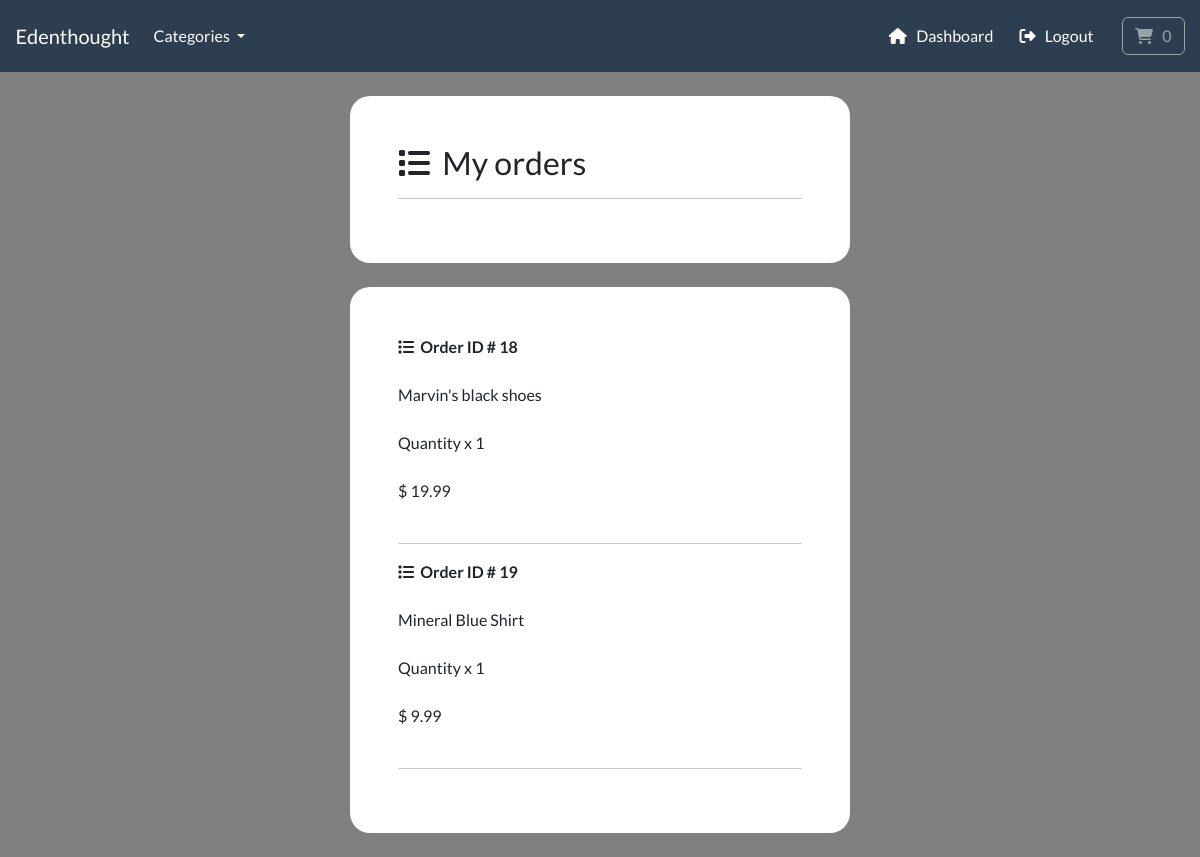
/account/track-orders (signed in), run on the app's committed database.
### payment/models.py (models this page shows, shortened)
class OrderItem(models.Model):
    order           = models.ForeignKey(Order, on_delete=models.CASCADE, null=True)
    product         = models.ForeignKey(Product, on_delete=models.CASCADE, null=True)
    quantity        = models.PositiveBigIntegerField(default=1)
    price           = models.DecimalField(max_digits=8, decimal_places=2)
    user            = models.ForeignKey(User, on_delete=models.CASCADE, null=True, blank=True)

### store/models.py (models this page shows, shortened)
class Product(models.Model):
    category        = models.ForeignKey(Category, related_name="product", on_delete=models.CASCADE, null=True)
    title           = models.CharField(max_length=250)
    brand           = models.CharField(max_length=250, default="un-branded")
    description     = models.TextField(blank=True)
    slug            = models.SlugField(max_length=255)
    price           = models.DecimalField(max_digits=4, decimal_places=2)
    image           = models.ImageField(upload_to="images/")
    class Meta():
        verbose_name_plural = "products"
    def __str__(self):
        return self.title

### account/views.py (the view)
# urls.py: path("track-orders", views.track_orders, name="track-orders"),
@login_required(login_url="login")
def track_orders(request):
    try:
        orders = OrderItem.objects.filter(user=request.user)
        context = {"orders":orders}
        return render(request, "account/track-orders.html", context)
    except:
        return render(request, "account/track-orders.html")

### cart/cart.py (called while the page is built)
    def __len__(self):
        return sum(item["qty"] for item in self.cart.values())

### cart/context_processors.py (called while the page is built)
def cart(request):
    return {"cart":Cart(request)}

### store/models.py (called while the page is built)
    def get_absolute_url(self):
        return reverse("list-category", args=[self.slug])

### store/views.py (called while the page is built)
def categories(request):
    all_categories = Category.objects.all()
    context = {
        "all_categories": all_categories,
    }
    return(context)

### templates/account/track-orders.html (shortened to what this page needs)
{% include "base.html" %}
{% load static %}
{% block content %}
<div class="container bg-white shadow-md p-5 form-layout">
  <h3><i class="fa-solid fa-list"></i>&nbsp; My orders</h3>
  <hr>
</div>
<div class="container bg-white shadow-md p-5 form-layout">
  {% for order in orders %}
    <strong><i class="fa-solid fa-list"></i>&nbsp; Order ID # {{order.id}}</strong>
    <br><br>
    {{order.product}}
    <br><br>
    Quantity x {{order.quantity}}
    <br><br>
    $ {{order.price}}
    <br><br>
    <hr>
  {% endfor %}
</div>
{% endblock %}

### static/css/styles.css (style rules this page uses)
.form-layout { border-radius: 20px; width: 500px; }

### templates/account/track-orders.html (style rules this page uses)
body { background-color: gray; }

### data on the page
OrderItem: id "18", product "Marvin's black shoes", quantity "1", price "19.99"
OrderItem: id "19", product "Mineral Blue Shirt", quantity "1", price "9.99"
